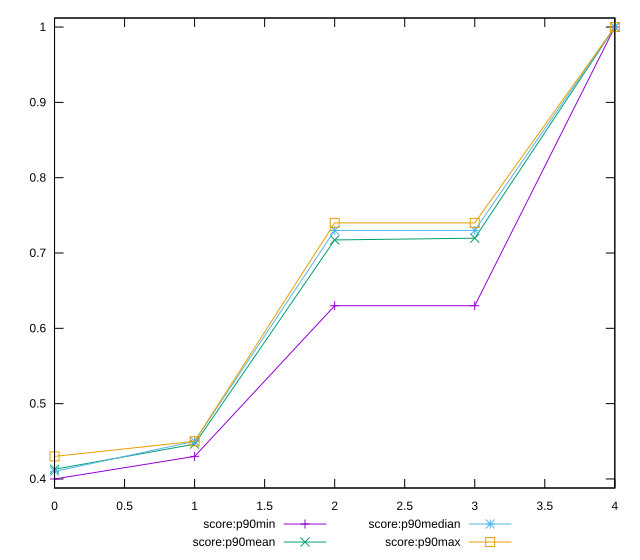

The script that saved this image:
reset

$scoreP90Min <<EOF
0 0.4
1 0.43
2 0.63
3 0.63
4 1
EOF

$scoreP90Mean <<EOF
0 0.41287234042553156
1 0.44627659574468104
2 0.7173404255319145
3 0.7196808510638298
4 1
EOF

$scoreP90Median <<EOF
0 0.41
1 0.45
2 0.73
3 0.73
4 1
EOF

$scoreP90Max <<EOF
0 0.43
1 0.45
2 0.74
3 0.74
4 1
EOF

set key outside below
set xrange [0:4]
set yrange [0.388:1.012]
set trange [0.388:1.012]
set terminal svg size 640, 560 enhanced background rgb 'white'
set output "report_00019_2021-02-10T18-14-37.922Z//render-blocking-resources/progression/score.svg"

plot $scoreP90Min title "score:p90min" with linespoints, \
     $scoreP90Mean title "score:p90mean" with linespoints, \
     $scoreP90Median title "score:p90median" with linespoints, \
     $scoreP90Max title "score:p90max" with linespoints

reset
